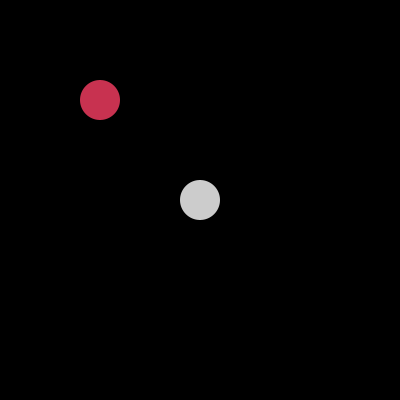
Frame 1 (no input)
Frame 60 (the mouse pressed at the canvas centre just before this capture): identical to frame 1, image omitted
Frame 120 (the mouse held since frame 60 and released just before this capture): identical to frame 1, image omitted

The Processing sketch that drew this single still picture (run headless with seeded random() and noise(); from frame 60 on, the mouse is pressed at the canvas centre):

// Processing sketch: classe_Coord2D
// ── classe_Coord2D.pde
// renaud.jean-francois(arobas)uqam(point)ca
// Syntaxe Processing version 3.4
// lundi, 1 octobre 2018

/*
1. Real-world objects contain state and behavior.
2. A software object's state is stored in fields.
3. A software object's behavior is exposed through methods.
*/

Coord2D c1, c2;

void setup() {
  size(400, 400);
  background(0);
  fill(255);
  noStroke();

  // création d’une instance
  c1 = new Coord2D(width/2, height/2);
  c2 = new Coord2D(100.0, 100.0);
}

void draw() {
  background(0);
  
  fill(204);
  ellipse(c1.xi, c1.yi, 40, 40);
  
  fill(200,50,80);
  ellipse(c2.xf, c2.yf, 40, 40);
}

void keyPressed() {
  if (key == CODED) {
    if (keyCode == RIGHT) {
      c1.est();
      c2.est();
    } else if (keyCode == DOWN) {
      c1.sud();
      c2.sud();
    } else if (keyCode == LEFT) {
      c1.ouest();
      c2.ouest();
    } else if (keyCode == UP) {
      c1.nord();
      c2.nord();
    }
  }
}

class Coord2D {
  // variables membres : les champs (fields) requis pour sauvegarder des états, ici, une position 2D
  int xi, yi;
  float xf, yf;

  // constructeurs
  Coord2D (int _xi, int _yi) {
    xi = _xi;
    yi = _yi;
  }
  
  Coord2D (float _xf, float _yf) {
    xf = _xf;
    yf = _yf;
  }

  // méthodes : les comportements (behavior) de l’objet sont «exposés» à travers des méthodes
  void est() {
    xi+=10;
    xf*=1.1;
  }
  
  void sud() {
    yi+=10;
    yf*=1.1;
  }

  void ouest() {
    xi-=10;
    xf*=0.9;
  }

  void nord() {
    yi-=10;
    yf*=0.9;
  }

}
